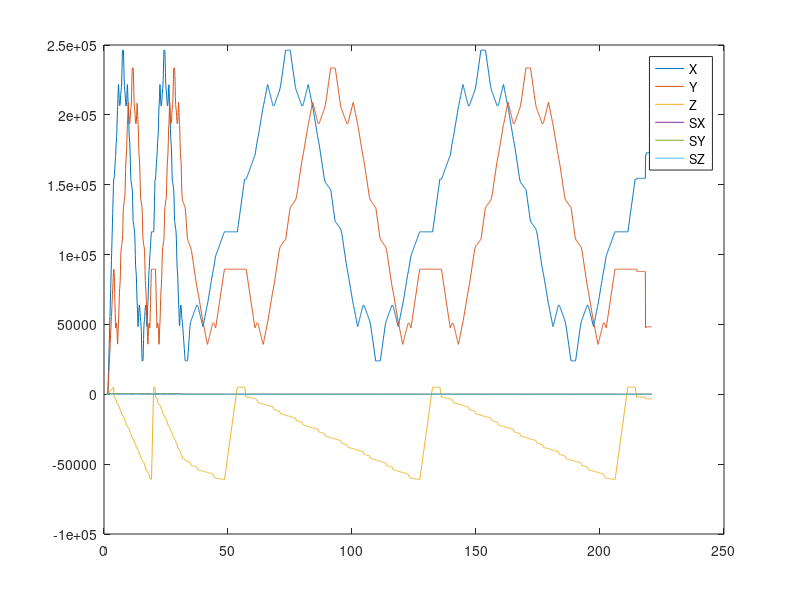

MATLAB code for this plot:
A = dlmread("log.txt");
plot (A(:,7),A(:,1),";X;",A(:,7),A(:,2),";Y;",A(:,7),A(:,3),";Z;",A(:,7),A(:,4),";SX;",A(:,7),A(:,5),";SY;",A(:,7),A(:,6),";SZ;");

